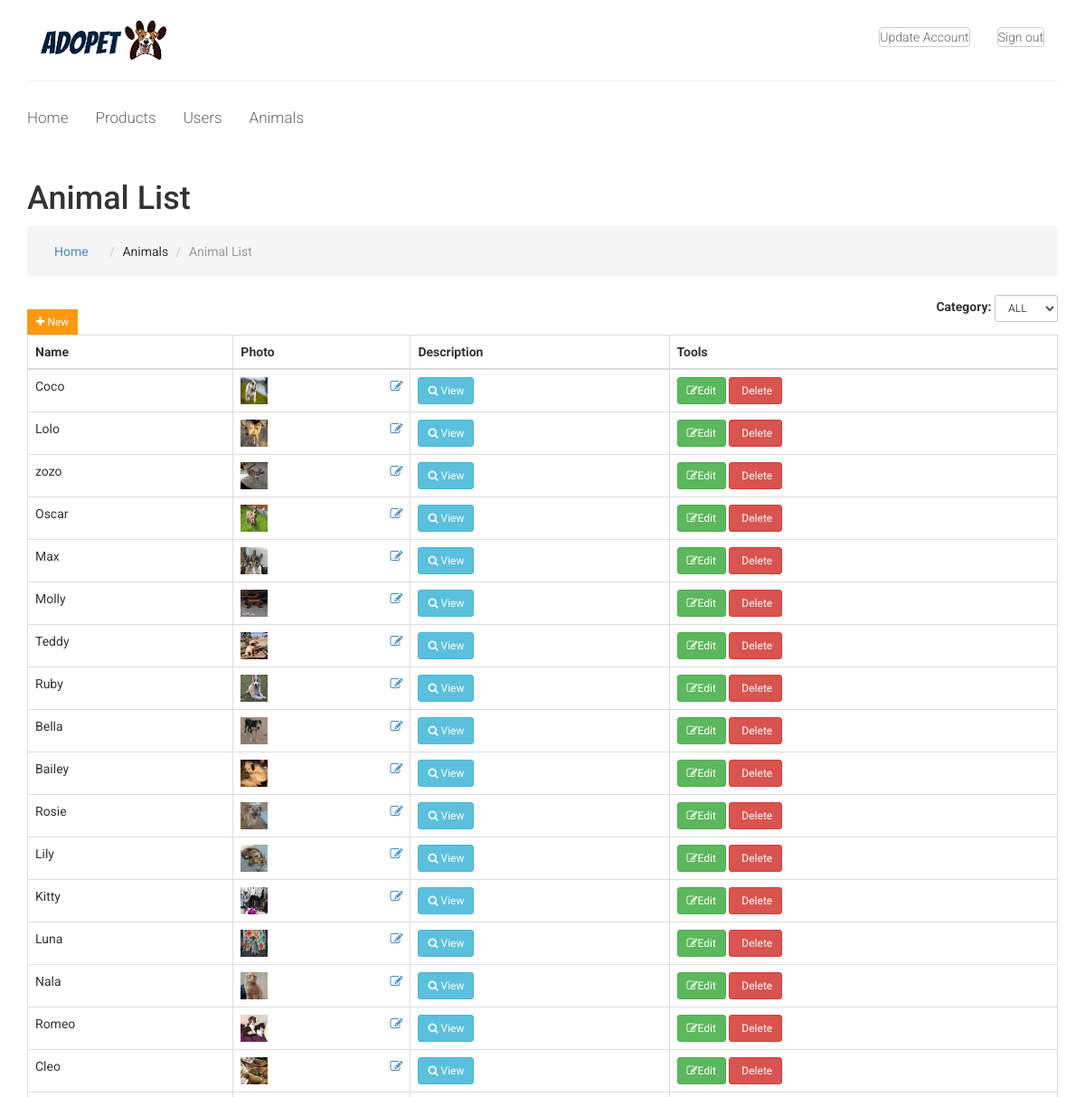
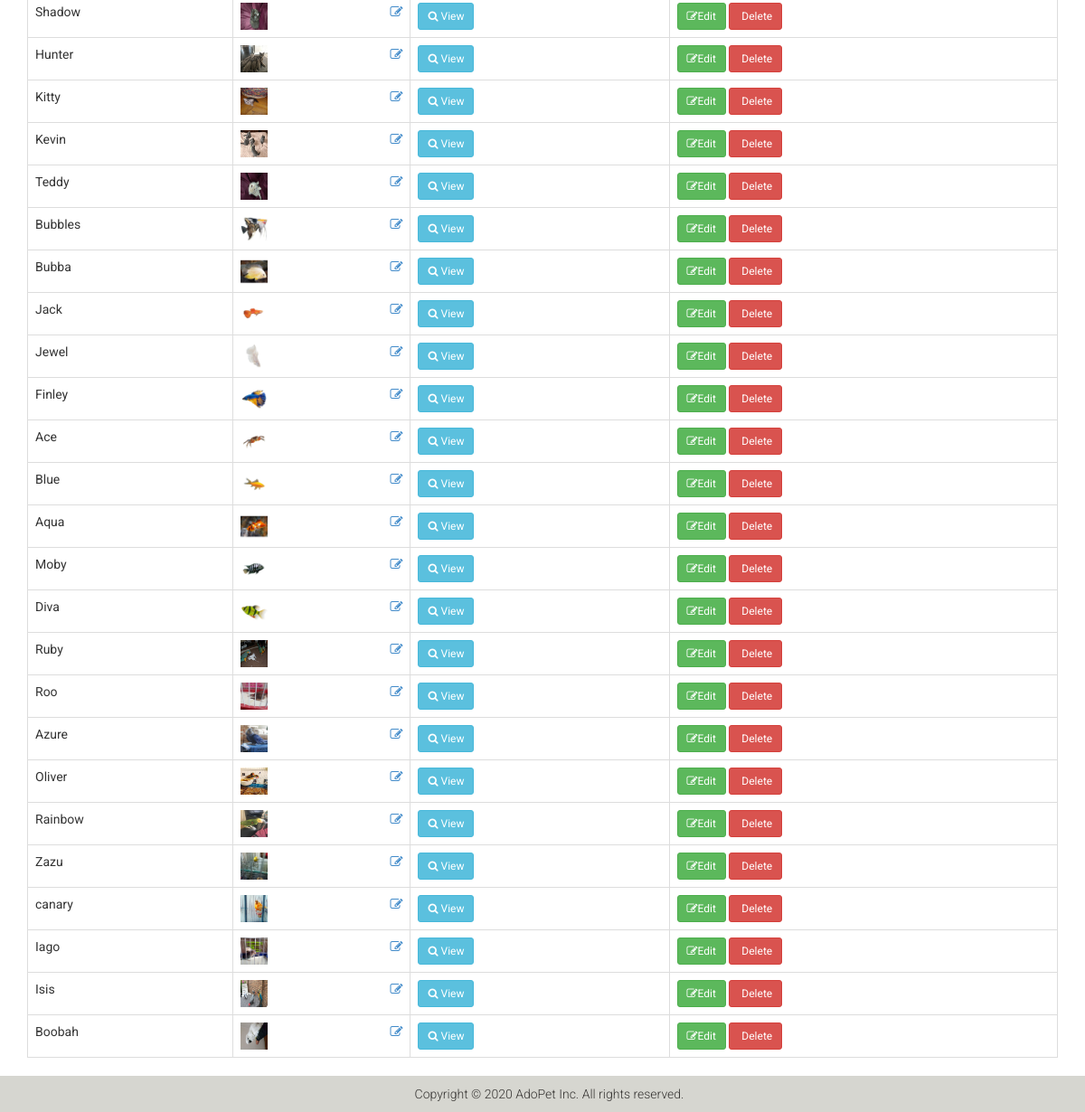
The app's page /admin/animals.php (signed in) with its own data (2 pictures, top to bottom).
### tables this page shows
CREATE TABLE IF NOT EXISTS `adopt` (
  `id` int(11) NOT NULL AUTO_INCREMENT,
  `category_id` int(11) NOT NULL,
  `name` text NOT NULL,
  `description` text NOT NULL,
  `photo` varchar(200) NOT NULL,
  PRIMARY KEY (`id`)
);

### admin/animals.php (the view, shortened to what this page needs)
<?php include 'includes/session.php'; ?>
<?php
  $where = '';
?>
<?php include 'includes/header.php'; ?>
<body class="hold-transition skin-blue sidebar-mini">
<div class="wrapper">
  <?php include 'includes/navbar.php'; ?>
  <?php include 'includes/menubar.php'; ?>
  <div class="content-wrapper">
  <div class="container">
    <section class="content-header">
      <h1>
        Animal List
      </h1>
      <ol class=" nav nav-bar breadcrumb">
        <li><a href="home.php">Home</a></li>
        <li>Animals</li>
        <li class="active">Animal List</li>
      </ol>
    </section>
    <section class="content">
      <div class="row">
        <div class="col-xs-12">
          <div class="box">
            <div class="box-header with-border">
              <a href="animals_add_modal.php" data-toggle="modal" class="btn btn-primary btn-sm btn-flat" id="addanimal"><i class="fa fa-plus"></i> New</a>
              <div class="pull-right">
                <form class="form-inline">
                  <div class="form-group">
                    <label>Category: </label>
                    <select class="form-control input-sm" id="select_category">
                      <option value="0">ALL</option>
                    </select>
                  </div>
                </form>
              </div>
            </div>
            <div class="box-body">
              <table id="example1" class="table table-bordered">
                <thead>
                  <th>Name</th>
                  <th>Photo</th>
                  <th>Description</th>
                  <th>Tools</th>
                </thead>
                <tbody>
                  <?php
                    $conn = $pdo->open();
                    try{
                      $stmt = $conn->prepare("SELECT * FROM adopt $where");
                      $stmt->execute();
                      foreach($stmt as $row){
                        $image = (!empty($row['photo'])) ? '../images/animals/'.$row['photo'] : '../images/noimage.jpg';
                        echo "
                          <tr>
                            <td>".$row['name']."</td>
                            <td>
                              <img src='".$image."' height='30px' width='30px'>
                              <span class='pull-right'><a href='animals_photo_modal.php?id=".$row['id']."' class='photo' data-toggle='modal'><i class='fa fa-edit'></i></a></span>
                            </td>
                            <td><a href='animals_desc_modal.php?id=".$row['id']."' data-toggle='modal' class='btn btn-info btn-sm btn-flat desc' data-id='".$row['id']."'><i class='fa fa-search'></i> View</a></td>
                            <td>
                            <a href='animals_edit_modal.php?id=".$row['id']."'  class='btn btn-success btn-sm edit btn-flat'><i class='fa fa-edit'></i>Edit</a>
                            <a href='animals_delete_modal.php?id=".$row['id']."' class='btn btn-danger btn-sm delete btn-flat'><i class='fa fa-trash'></i> Delete</a>
                            </td>
                          </tr>
                        ";
                      }
                    }
                    catch(PDOException $e){
                      echo $e->getMessage();
                    }
                  ?>
                </tbody>
              </table>
            </div>
          </div>
        </div>
      </div>
    </section>
  </div>
  </div>
  	<?php include 'includes/footer.php'; ?>
</div>
</body>
</html>

### css/main.css (style rules this page uses)
body { font-family: 'Roboto', sans-serif; position: relative; font-weight: 400px; }
a { -webkit-transition: 300ms; transition: 300ms; }
h1, h2, h3, h4, h5, h6 { font-family: 'Roboto', sans-serif; }
.user_info input, select, textarea { background: #F0F0E9; border: 0; color: #696763; padding: 5px; width: 100%; border-radius: 0; resize: none }
.btn.btn-primary { background: #FE980F; border: 0 none; border-radius: 0; margin-top: 16px; }

### records on screen
adopt: name "Coco", photo (picture)
adopt: name "Lolo", photo (picture)
adopt: name "zozo", photo (picture)
adopt: name "Oscar", photo (picture)
adopt: name "Max", photo (picture)
adopt: name "Molly", photo (picture)
adopt: name "Teddy", photo (picture)
adopt: name "Ruby", photo (picture)
adopt: name "Bella", photo (picture)
adopt: name "Bailey", photo (picture)
adopt: name "Rosie", photo (picture)
adopt: name "Lily", photo (picture)
adopt: name "Kitty", photo (picture)
adopt: name "Luna", photo (picture)
adopt: name "Nala", photo (picture)
adopt: name "Romeo", photo (picture)
adopt: name "Cleo", photo (picture)
adopt: name "Shadow", photo (picture)
adopt: name "Hunter", photo (picture)
adopt: name "Kitty", photo (picture)
adopt: name "Kevin", photo (picture)
adopt: name "Teddy", photo (picture)
adopt: name "Bubbles", photo (picture)
adopt: name "Bubba", photo (picture)
adopt: name "Jack", photo (picture)
adopt: name "Jewel", photo (picture)
adopt: name "Finley", photo (picture)
adopt: name "Ace", photo (picture)
adopt: name "Blue", photo (picture)
adopt: name "Aqua", photo (picture)
adopt: name "Moby", photo (picture)
adopt: name "Diva", photo (picture)
adopt: name "Ruby", photo (picture)
adopt: name "Roo", photo (picture)
adopt: name "Azure", photo (picture)
adopt: name "Oliver", photo (picture)
adopt: name "Rainbow", photo (picture)
adopt: name "Zazu", photo (picture)
adopt: name "canary", photo (picture)
adopt: name "Iago", photo (picture)
adopt: name "Isis", photo (picture)
adopt: name "Boobah", photo (picture)
